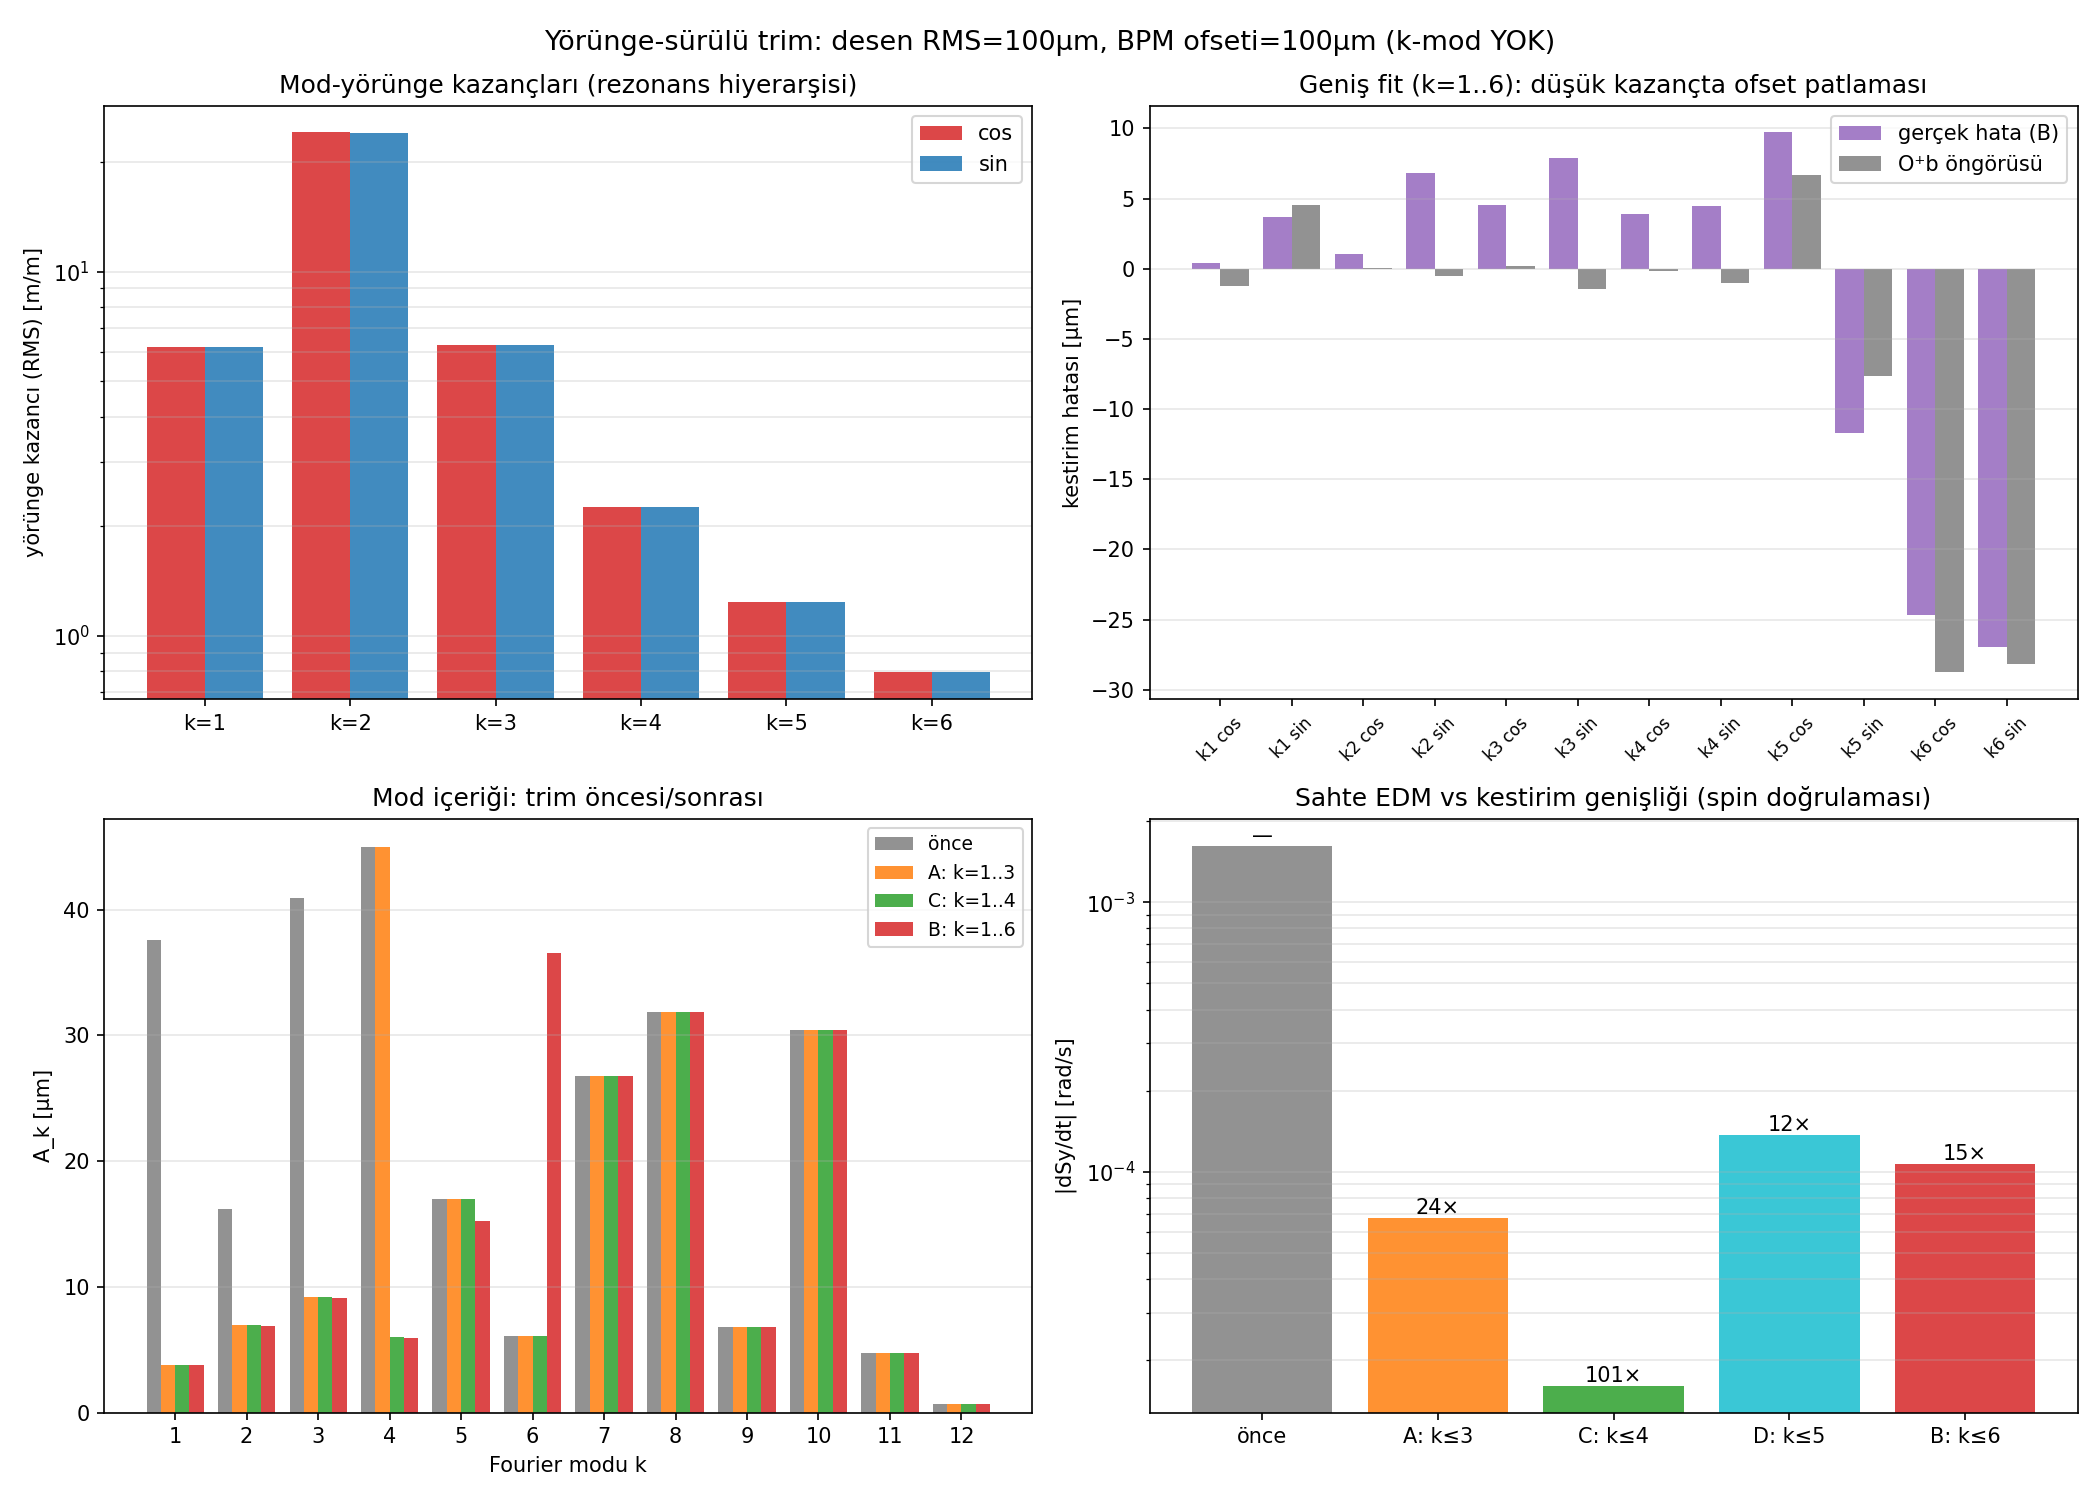

Write the Python code that produced this figure.
#!/usr/bin/env python3
"""test_orbit_trim.py — Yörünge-sürülü (BPM-referanslı) trim: uçtan uca zincir.

Senaryo (k-mod YOK, tek optik konfigürasyon):
  48 kuadrupolde rastgele dikey hizalama hatası, RMS = 100 μm.
  48 BPM'de statik ofset, RMS = 100 μm (her BPM bir quad girişinde).
  Hedef: yörünge ölçümünden hizalama modlarını kestir, trimle,
  etkin mod içeriğini birkaç mikrona indir. Doğrulama SPİN takibiyle.

Yöntemin üç adımı:
  1. KALİBRASYON: her mod-kuadratür düğmesi (k=1..6 × cos/sin) için
     bilinen genlikte desen uygula, tur-ortalamalı yörüngeyi oku
     → yörünge tepki bazı O [48 × 12]. (Gerçekte de diferansiyeldir:
     bilinen trim değişimine yörünge DEĞİŞİMİ ölçülür, statik ofset
     farkta iptal olur — kalibrasyon ofsetten etkilenmez.)
  2. ÖLÇÜM+KESTİRİM: desenin yörüngesi ölçülür (y_meas = y_true + b),
     LSQ ile O bazına oturtulur → mod genlik kestirimleri â.
     Statik ofsetin kaçınılmaz yanlılığı: ε = O⁺·b (mod başına ~σ_b/kazanç).
  3. TRİM+DOĞRULAMA: P_trim = P − Σ â·mod. Spin takibiyle sahte EDM
     öncesi/sonrası ölçülür. İkinci iterasyonla statik-ofset TABANI
     görünür kılınır (aynı ofset → aynı yanlış hedef → güncelleme = 0).

Kestirim genişliği taraması (optimum arama):
  A: k=1..3   (makaledeki güvenli bölge)
  C: k=1..4   (k4 kazancı 2.3, ofset yanlılığı ~1μm — aday tatlı nokta)
  D: k=1..5
  B: k=1..6   (k5,k6 kazancı <1.3 — ofset yanlılığı enjeksiyonu beklenir)

İlk koşumun bulgusu: B (k=1..6) A'dan KÖTÜ (15× vs 24×) — düşük kazançlı
modların kestirimi ofsetle kirlenip hata enjekte ediyor; kazanç
hiyerarşisi doğal düzenleyicidir (regularizer). A'nın tabanı ise
neredeyse tamamen trimlenmeyen k=4 içeriğinden geliyordu → C varyantı.

Tüm koşullar CO=False (eksen fırlatma, kapalı yörünge aranmaz);
yörünge = tur-ortalaması (C++ cod_data.txt), spin = Poincaré Sy eğimi.
"""

import json
import os
import shutil
import sys
import tempfile
import time

import matplotlib
matplotlib.use("Agg")
import matplotlib.pyplot as plt
import multiprocessing as mp
import numpy as np

BASE = os.path.dirname(os.path.abspath(__file__))
os.chdir(BASE)
sys.path.insert(0, BASE)

from fourier_reconstruct import fodo_basis

# ── Parametreler ─────────────────────────────────────────────────────────────
PATTERN_RMS  = 1e-4      # rastgele hizalama hatası RMS [m] = 100 μm
PATTERN_SEED = 321
OFFSET_RMS   = 1e-4      # statik BPM ofseti RMS [m] = 100 μm
OFFSET_SEED  = 777
A_CAL        = 5e-5      # kalibrasyon mod genliği [m] = 50 μm
K_CAL        = [1, 2, 3, 4, 5, 6]    # kalibre edilen düğmeler
FITS         = {"A": [1, 2, 3],
                "C": [1, 2, 3, 4],
                "D": [1, 2, 3, 4, 5],
                "B": [1, 2, 3, 4, 5, 6]}
T2           = 1e-3
RETURN_STEPS = 6000      # spin koşumları için


def _suppress_stdout():
    fd = os.dup(1)
    null = os.open(os.devnull, os.O_WRONLY)
    os.dup2(null, 1)
    os.close(null)
    return fd


def _restore_stdout(fd):
    os.dup2(fd, 1)
    os.close(fd)


def _worker(task):
    """Tek koşum. mode='orbit': 48 BPM tur-ortalamalı y; mode='spin': dSy/dt.

    Her görev kendi geçici dizininde çalışır (cod_data.txt çakışmasın).
    """
    label, dy_list, mode, t2, return_steps = task

    import os, sys, json, tempfile, shutil
    import numpy as np
    sys.path.insert(0, BASE)
    tmp = tempfile.mkdtemp(prefix=f"otrim_{os.getpid()}_")
    os.chdir(tmp)

    from false_edm_mode_scan import setup_fields
    from integrator import integrate_particle

    with open(os.path.join(BASE, "params.json")) as fh:
        config = json.load(fh)
    fields, y0, beta0, R0, p_mag, direction = setup_fields(config)
    dt = float(config.get("dt", 1e-11))
    dy = np.asarray(dy_list, dtype=float)

    saved = _suppress_stdout()
    try:
        if mode == "orbit":
            fields.poincare_quad_index = 999.0
            integrate_particle(y0, 0.0, t2, dt, fields=fields,
                               return_steps=10, quad_dy=dy)
            cd = np.loadtxt("cod_data.txt", skiprows=1)
            cd[:, 1:3] *= 1e-3            # mm → m
            n = int(fields.nFODO)
            y_bpm = np.empty(2 * n)
            for k in range(n):
                y_bpm[2*k]     = cd[k*8 + 2, 2]   # QF girişi
                y_bpm[2*k + 1] = cd[k*8 + 6, 2]   # QD girişi
            result = y_bpm.tolist()
        else:
            fields.poincare_quad_index = 0.0
            _, poin, poin_t = integrate_particle(
                y0, 0.0, t2, dt, fields=fields,
                return_steps=return_steps, quad_dy=dy)
            result = float(np.polyfit(np.asarray(poin_t, float),
                                      np.asarray(poin[:, 7], float), 1)[0])
    finally:
        _restore_stdout(saved)
        os.chdir(BASE)
        shutil.rmtree(tmp, ignore_errors=True)

    return label, result


def mode_vec_pair(n_q, k, antisym):
    """k modunun (cos, sin) birim desen çifti."""
    Fk, _ = fodo_basis(n_q, [k], antisym)
    return Fk[:, 0], Fk[:, 1]


def knob_matrix(n_q, k_list, antisym):
    """Kaçıklık-uzayı düğme matrisi [48 × 2·len(k_list)]; sütun sırası
    (k1,cos),(k1,sin),(k2,cos),... — kalibrasyon etiketleriyle aynı."""
    cols = []
    for k in k_list:
        c, s = mode_vec_pair(n_q, k, antisym)
        cols.append(c)
        cols.append(s)
    return np.column_stack(cols)


def spektrum(P, n_q, antisym, kmax=12):
    """Desenin gerçek mod spektrumu: k → (A_k μm, φ_k °)."""
    F_full, meta = fodo_basis(n_q, list(range(0, kmax + 1)), antisym)
    coef, *_ = np.linalg.lstsq(F_full, P, rcond=None)
    out = {}
    by_k = {}
    for c, (k, kind) in zip(coef, meta):
        by_k.setdefault(k, {})[kind] = c
    for k, d in by_k.items():
        if 'dc' in d:
            out[k] = (abs(d['dc']), 0.0)
        else:
            ac, as_ = d.get('cos', 0.0), d.get('sin', 0.0)
            out[k] = (float(np.hypot(ac, as_)),
                      float(np.degrees(np.arctan2(as_, ac))))
    return out, by_k


def main():
    t0 = time.time()
    with open("params.json") as fh:
        config = json.load(fh)
    from false_edm_mode_scan import setup_fields
    fields, *_ = setup_fields(config)
    n_q     = 2 * int(fields.nFODO)
    antisym = config.get("smooth_antisym_fodo", True)
    ctx     = mp.get_context("spawn")
    nw      = mp.cpu_count()

    def run(tasks):
        with ctx.Pool(processes=min(nw, len(tasks))) as pool:
            return dict(pool.map(_worker, tasks))

    # Desen ve BPM ofsetleri
    rng_p = np.random.default_rng(PATTERN_SEED)
    P = rng_p.standard_normal(n_q) * PATTERN_RMS
    rng_b = np.random.default_rng(OFFSET_SEED)
    b = rng_b.standard_normal(n_q) * OFFSET_RMS

    spec_P, by_k_P = spektrum(P, n_q, antisym)

    print(f"Desen: seed={PATTERN_SEED}, RMS={np.std(P)*1e6:.1f}μm | "
          f"BPM ofseti: seed={OFFSET_SEED}, RMS={np.std(b)*1e6:.1f}μm")
    print("Kestirim genişlikleri: " +
          ", ".join(f"{nm}=k1..{max(ks)}" for nm, ks in FITS.items()))

    # ══ BÖLÜM 1+2: kalibrasyon + desen yörüngesi + f0 (tek havuz) ═══════════
    tasks = [("ref", np.zeros(n_q).tolist(), "orbit", T2, 10)]
    for k in K_CAL:
        c, s = mode_vec_pair(n_q, k, antisym)
        tasks.append((f"o{k}c", (A_CAL*c).tolist(), "orbit", T2, 10))
        tasks.append((f"o{k}s", (A_CAL*s).tolist(), "orbit", T2, 10))
    tasks.append(("oP", P.tolist(), "orbit", T2, 10))
    tasks.append(("f0", P.tolist(), "spin", T2, RETURN_STEPS))

    print(f"\nBölüm 1+2: {len(tasks)} simülasyon ({nw} işçi)...")
    res = run(tasks)

    y_ref = np.asarray(res["ref"])
    O_cols, knob_names = [], []
    for k in K_CAL:
        for ph, tag in (("cos", "c"), ("sin", "s")):
            col = (np.asarray(res[f"o{k}{tag}"]) - y_ref) / A_CAL
            O_cols.append(col)
            knob_names.append(f"k{k} {ph}")
    O_full = np.column_stack(O_cols)            # [48 × 12]

    # Yörünge kazançları
    gains = np.sqrt(np.mean(O_full**2, axis=0))
    print(f"\n{'─'*60}")
    print("Bölüm 1: Yörünge kazançları (RMS, boyutsuz)")
    print(f"{'─'*60}")
    for i, name in enumerate(knob_names):
        print(f"  {name:>8}: {gains[i]:>8.2f}")

    # Desen yörüngesi + ofsetler
    y_true = np.asarray(res["oP"])
    y_meas = y_true + b
    f0 = res["f0"]
    print(f"\nDesen yörüngesi RMS: gerçek {np.std(y_true)*1e3:.3f}mm, "
          f"ölçülen (ofsetli) {np.std(y_meas)*1e3:.3f}mm")
    print(f"Sahte EDM (trim öncesi): f0 = {f0:+.4e} rad/s")

    # Gerçek düğme içerikleri
    a_true = []
    for k in K_CAL:
        a_true.append(by_k_P[k].get('cos', 0.0))
        a_true.append(by_k_P[k].get('sin', 0.0))
    a_true = np.array(a_true)

    # ══ BÖLÜM 3: kestirimler (genişlik taraması) ════════════════════════════
    a_hats, eps_preds, P_trims = {}, {}, {}
    for nm, ks in FITS.items():
        ncol = 2 * len(ks)
        O_fit = O_full[:, :ncol]
        a_hat, *_ = np.linalg.lstsq(O_fit, y_meas, rcond=None)
        a_hats[nm] = a_hat
        eps_preds[nm] = np.linalg.pinv(O_fit) @ b
        P_trims[nm] = P - knob_matrix(n_q, ks, antisym) @ a_hat

    print(f"\n{'─'*94}")
    print("Bölüm 3: Kestirim [μm] — gerçek vs varyantlar (parantez: hata)")
    print(f"{'─'*94}")
    hdr = f"{'düğme':>9}  {'gerçek':>8}"
    for nm in FITS:
        hdr += f"  {('kest-'+nm):>16}"
    print(hdr)
    print('─'*94)
    for i, name in enumerate(knob_names):
        row = f"{name:>9}  {a_true[i]*1e6:>8.2f}"
        for nm, ks in FITS.items():
            if i < 2*len(ks):
                err = (a_hats[nm][i] - a_true[i])*1e6
                row += f"  {a_hats[nm][i]*1e6:>8.2f} ({err:>+6.2f})"
            else:
                row += f"  {'—':>16}"
        print(row)
    print()
    for nm, ks in FITS.items():
        err = a_hats[nm] - a_true[:2*len(ks)]
        print(f"  {nm} (k=1..{max(ks)}): kestirim hatası RMS "
              f"{np.std(err)*1e6:>6.2f}μm | O⁺b öngörü RMS "
              f"{np.std(eps_preds[nm])*1e6:>6.2f}μm")

    # ══ BÖLÜM 4: trim + spin doğrulama (tüm varyantlar) ═════════════════════
    print(f"\nBölüm 4: 4 trim varyantı spin doğrulaması + en iyinin "
          f"2. iterasyon yörüngesi...")
    spin_tasks = [(nm, P_trims[nm].tolist(), "spin", T2, RETURN_STEPS)
                  for nm in FITS]
    res2 = run(spin_tasks)
    f_res = {nm: res2[nm] for nm in FITS}

    best = min(FITS, key=lambda nm: abs(f_res[nm]))
    print(f"  En iyi varyant: {best} (k=1..{max(FITS[best])})")

    # 2. iterasyon (statik taban göstergesi) — en iyi varyantta
    res3 = run([("oBest", P_trims[best].tolist(), "orbit", T2, 10)])
    y_meas2 = np.asarray(res3["oBest"]) + b      # AYNI statik ofsetler
    ncol_b = 2 * len(FITS[best])
    a_hat_2, *_ = np.linalg.lstsq(O_full[:, :ncol_b], y_meas2, rcond=None)
    print(f"  2. iterasyon güncellemesi RMS: {np.std(a_hat_2)*1e6:.4f}μm "
          f"(beklenti 0: aynı ofset → aynı yanlış hedef → taban)")

    # Artık spektrumlar
    specs = {nm: spektrum(P_trims[nm], n_q, antisym)[0] for nm in FITS}

    # Spin katsayılarıyla artık öngörüsü (kalibre k=1..6 kısmı)
    f_preds = {}
    ck_path = os.path.join(BASE, "test_b_random_trim.json")
    if os.path.exists(ck_path):
        with open(ck_path) as fh:
            ckd = json.load(fh)
        for nm in FITS:
            _, by_k_t = spektrum(P_trims[nm], n_q, antisym)
            f_preds[nm] = sum(
                ckd["c_cos"][str(k)] * by_k_t[k].get('cos', 0.0)
                + ckd["c_sin"][str(k)] * by_k_t[k].get('sin', 0.0)
                for k in K_CAL)

    print(f"\n{'─'*74}")
    print("Sonuçlar — kestirim genişliği taraması")
    print(f"{'─'*74}")
    print(f"{'varyant':>14}  {'dSy/dt [rad/s]':>15}  {'bastırma':>9}  "
          f"{'k1..6 artık öngörüsü':>21}")
    print('─'*74)
    print(f"{'trim öncesi':>14}  {f0:>15.4e}  {'—':>9}  {'—':>21}")
    for nm, ks in FITS.items():
        pred = f"{f_preds[nm]:+.3e}" if nm in f_preds else "—"
        star = " ★" if nm == best else ""
        print(f"{nm+': k=1..'+str(max(ks)):>14}  {f_res[nm]:>15.4e}  "
              f"{abs(f0/f_res[nm]):>8.1f}×  {pred:>21}{star}")

    print(f"\n{'─'*86}")
    print("Mod içeriği [μm]: önce → A → C → D → B   (←f: fit kapsamında)")
    print(f"{'─'*86}")
    for k in range(1, 13):
        row = f"  k={k:>2}: {spec_P[k][0]*1e6:>7.2f}"
        for nm in FITS:
            row += f" → {specs[nm][k][0]*1e6:>7.2f}"
        tags = "".join(nm for nm, ks in FITS.items() if k in ks)
        print(row + (f"   ←{tags}" if tags else ""))

    # ── JSON ───────────────────────────────────────────────────────────────
    out = {
        "_aciklama": "Yörünge-sürülü trim zinciri, genişlik taraması "
                     "(k-mod yok, CO=False)",
        "pattern_rms_um": PATTERN_RMS*1e6, "offset_rms_um": OFFSET_RMS*1e6,
        "pattern_seed": PATTERN_SEED, "offset_seed": OFFSET_SEED,
        "kazanclar": {knob_names[i]: float(gains[i])
                      for i in range(len(knob_names))},
        "f0": f0,
        "varyantlar": {nm: {
            "k_list": FITS[nm],
            "f": f_res[nm],
            "bastirma": abs(f0/f_res[nm]),
            "f_pred_k16": f_preds.get(nm),
            "kestirim_hata_um": {
                knob_names[i]: float((a_hats[nm][i]-a_true[i])*1e6)
                for i in range(2*len(FITS[nm]))},
            "ofset_onggoru_um": {
                knob_names[i]: float(eps_preds[nm][i]*1e6)
                for i in range(2*len(FITS[nm]))},
        } for nm in FITS},
        "en_iyi": best,
        "iter2_guncelleme_rms_um": float(np.std(a_hat_2)*1e6),
        "mod_icerik_um": {str(k): dict(
            {"once": spec_P[k][0]*1e6},
            **{nm: specs[nm][k][0]*1e6 for nm in FITS})
            for k in range(1, 13)},
        "y_true_bpm": y_true.tolist(),
        "bpm_ofsetleri": b.tolist(),
        "O_matrisi": O_full.tolist(),
    }
    with open("test_orbit_trim.json", "w") as fh:
        json.dump(out, fh, indent=2)
    print("\nKaydedildi: test_orbit_trim.json")
    print(f"Toplam süre: {time.time()-t0:.1f} s")

    # ══ Figür ════════════════════════════════════════════════════════════════
    fig, axes = plt.subplots(2, 2, figsize=(14, 10))
    fig.suptitle(f"Yörünge-sürülü trim: desen RMS={PATTERN_RMS*1e6:.0f}μm, "
                 f"BPM ofseti={OFFSET_RMS*1e6:.0f}μm (k-mod YOK)", fontsize=13)

    # Panel 1: yörünge kazançları
    ax = axes[0, 0]
    idx = np.arange(len(K_CAL))
    ax.bar(idx - 0.2, gains[0::2], 0.4, label='cos', color='tab:red', alpha=0.85)
    ax.bar(idx + 0.2, gains[1::2], 0.4, label='sin', color='tab:blue', alpha=0.85)
    ax.set_xticks(idx); ax.set_xticklabels([f"k={k}" for k in K_CAL])
    ax.set_ylabel("yörünge kazancı (RMS) [m/m]")
    ax.set_title("Mod-yörünge kazançları (rezonans hiyerarşisi)")
    ax.set_yscale('log')
    ax.legend(); ax.grid(True, which='both', axis='y', alpha=0.3)

    # Panel 2: kestirim hatası (B varyantı) vs ofset öngörüsü
    ax = axes[0, 1]
    err_B = a_hats["B"] - a_true
    xi = np.arange(len(knob_names))
    ax.bar(xi - 0.2, err_B*1e6, 0.4, label='gerçek hata (B)',
           color='tab:purple', alpha=0.85)
    ax.bar(xi + 0.2, eps_preds["B"]*1e6, 0.4, label='O⁺b öngörüsü',
           color='tab:gray', alpha=0.85)
    ax.set_xticks(xi); ax.set_xticklabels(knob_names, rotation=45, fontsize=8)
    ax.set_ylabel("kestirim hatası [μm]")
    ax.set_title("Geniş fit (k=1..6): düşük kazançta ofset patlaması")
    ax.legend(); ax.grid(True, axis='y', alpha=0.3)

    # Panel 3: mod içerik öncesi/sonrası (önce, A, C, B)
    ax = axes[1, 0]
    kk = np.arange(1, 13)
    ax.bar(kk - 0.3, [spec_P[k][0]*1e6 for k in kk], 0.2, label='önce',
           color='tab:gray', alpha=0.85)
    ax.bar(kk - 0.1, [specs["A"][k][0]*1e6 for k in kk], 0.2, label='A: k=1..3',
           color='tab:orange', alpha=0.85)
    ax.bar(kk + 0.1, [specs["C"][k][0]*1e6 for k in kk], 0.2, label='C: k=1..4',
           color='tab:green', alpha=0.85)
    ax.bar(kk + 0.3, [specs["B"][k][0]*1e6 for k in kk], 0.2, label='B: k=1..6',
           color='tab:red', alpha=0.85)
    ax.set_xticks(kk)
    ax.set_xlabel("Fourier modu k"); ax.set_ylabel("A_k [μm]")
    ax.set_title("Mod içeriği: trim öncesi/sonrası")
    ax.legend(fontsize=9); ax.grid(True, axis='y', alpha=0.3)

    # Panel 4: sahte EDM genişlik taraması
    ax = axes[1, 1]
    labels = ["önce"] + [f"{nm}: k≤{max(ks)}" for nm, ks in FITS.items()]
    vals = [abs(f0)] + [abs(f_res[nm]) for nm in FITS]
    cols = ['tab:gray', 'tab:orange', 'tab:green', 'tab:cyan', 'tab:red']
    bars = ax.bar(labels, vals, color=cols, alpha=0.85)
    ax.set_yscale('log')
    for i, v in enumerate(vals):
        txt = "—" if i == 0 else f"{abs(f0)/v:.0f}×"
        ax.annotate(txt, (i, v), ha='center', va='bottom', fontsize=10)
    ax.set_ylabel("|dSy/dt| [rad/s]")
    ax.set_title("Sahte EDM vs kestirim genişliği (spin doğrulaması)")
    ax.grid(True, which='both', axis='y', alpha=0.3)

    plt.tight_layout()
    fout = "test_orbit_trim.png"
    plt.savefig(fout, dpi=150)
    print(f"Figür kaydedildi: {fout}")


if __name__ == "__main__":
    main()
